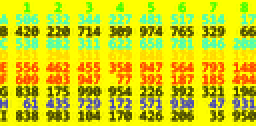
%> input picture trabalho2/ex2/codeCard1.png, 128 x 63 px, shrunk from 363 x 178 before the run (shown 2 times larger)
$ octave --eval "run_distinct_colors;"   (GNU Octave 9; MATLAB toolbox functions it lacks are replaced by stand-ins)
%> lines starting %> are read from the running program, lines starting %| are printed output that depends on the picture; in (x1, y1, x2, y2) boxes, pixels count from 0 and x2, y2 are one past the last pixel; in counts of white or black regions, pixels touching at a corner belong together; the program's own positions count from 1
### trabalho2/ex2/rgb2safeOrSafestColor.m
%
% ISEL - Instituto Superior de Engenharia de Lisboa.
%
% LEIC - Licenciatura em Engenharia Informatica e de Computadores.
% MEIC - Mestrado em Engenharia Informatica e de Computadores.
%
% PIB - Processamento de Imagem e Biometria.
%
% converte uma imagem RGB na sua vers鉶 web safe color ou web
% safest color, mediante um par鈓etro de entrada safe

function distinct_colors = rgb2safeOrSafestColor(safe, filename, outfilename)
%> called with safe = 0, filename = 'codeCard1.png', outfilename = 'codeCard1_safest.png'

    distinct_colors_matrix = [];
    J = imread(filename);
%> J is the input picture: size 63x128x3 uint8; mean R, G, B 209.1, 209.9, 22.2
    I = J;
    [M,N] = size(I);
%> M = 63; N = 384
    % Obter as componentes R, G, e B
    R = I(:,:,1);
    G = I(:,:,2);
    B = I(:,:,3);

    if(safe==1) %   web safe color
        % Os valores das componentes das 'safe colors'.
        safe_values = 0 : 51 : 255;
        % percorrer cada componente
        for c = 1:1:M
            for r = 1:1:N/3
                % pixel a processar
                red_pixel_value = R(c,r);
                green_pixel_value = G(c,r);
                blue_pixel_value = B(c,r);

                new_pixel_value = [safe_color_pixel(red_pixel_value, safe_values) safe_color_pixel(green_pixel_value, safe_values) safe_color_pixel(blue_pixel_value, safe_values)];
                R(c,r)=new_pixel_value(1);
                G(c,r)=new_pixel_value(2);
                B(c,r)=new_pixel_value(3);
                distinct_colors_matrix = [distinct_colors_matrix; 10*new_pixel_value(1)+20*new_pixel_value(2)+30*new_pixel_value(3)];
            end
        end
    else %   web safest color
        safe_values = [
            0 0 0;
            0 0 3;
            0 0 255;
            0 255 0;
            0 255 102;
            0 255 204;
            0 255 255;
            51 255 51;
            51 255 102;
            51 255 204;
            51 255 255;
            102 255 0;
            102 255 51;
            102 255 255;
            204 255 102;
            255 0 0;
            255 0 51;
            255 0 255;
            255 255 0;
            255 255 51;
            255 255 102;
            255 255 255];
        for c = 1:1:M
            for r = 1:1:N/3
                % pixel a processar
                red_pixel_value = R(c,r);
                green_pixel_value = G(c,r);
                blue_pixel_value = B(c,r);

                new_pixel_value = safest_color_pixel(red_pixel_value, green_pixel_value, blue_pixel_value, safe_values);
                R(c,r)=new_pixel_value(1);
                G(c,r)=new_pixel_value(2);
                B(c,r)=new_pixel_value(3);
                distinct_colors_matrix = [distinct_colors_matrix; 10*new_pixel_value(1)+20*new_pixel_value(2)+30*new_pixel_value(3)];
            end
        end
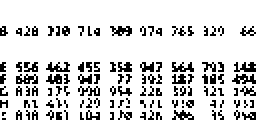
%> G: size 63x128 uint8 (shown 2 times larger); 84.2% white; black in thin lines or dots, all inside (x1, y1, x2, y2) = (0, 13, 128, 60)
%> after the loop, distinct_colors_matrix = 8064 values, max 11730 at index 906, min 0 at index 1666, mean 7019.7
    end
    I(:,:,1)=R;
    I(:,:,2)=G;
    I(:,:,3)=B;
    figure();
    subplot(211); imshow(J);  title(' Imagem original '); impixelinfo;
    subplot(212); imshow(I); title(' Imagem transformada '); impixelinfo;
    % transformar o RGB num valor unico
    distinct_colors_matrix = unique(distinct_colors_matrix);
%> distinct_colors_matrix = [0; 90; 2550; 6120; 7650; 8670; 9180; 10200; 11730]
   [distinct_colors,n] = size(distinct_colors_matrix);
%> distinct_colors = 9; n = 1
    imwrite(uint8(I), outfilename);
end

% [32 lines left out: functions safest_color_pixel, safe_color_pixel, not called in this run]

### trabalho2/ex2/run_distinct_colors.m
%
% ISEL - Instituto Superior de Engenharia de Lisboa.
%
% LEIC - Licenciatura em Engenharia Informatica e de Computadores.
% MEIC - Mestrado em Engenharia Informatica e de Computadores.
%
% PIB - Processamento de Imagem e Biometria.
% correr a fun玢o rgb2safeOrSafestColor.m sobre duas imagens
% produzidas pela fun玢o/m閠odo codeCardGenerator, do exerc韈io 4
% do primeiro trabalho pr醫ico.

function run_distinct_colors()
    close all;
    clc;

    filename = 'codeCard1.png';
    safe=0;
    distinct_safest_colors = rgb2safeOrSafestColor(safe, filename, 'codeCard1_safest.png');
%> distinct_safest_colors = 9
    disp(strcat({'safest colors of: '},filename,{' are: '},num2str(distinct_safest_colors)));
%| {
%|   [1,1] = safest colors of: codeCard1.png are: 9
%| }
    safe=1;
    distinct_safe_colors = rgb2safeOrSafestColor(safe, filename, 'codeCard1_safe.png');
%> call 2 of rgb2safeOrSafestColor, with safe = 1, filename = 'codeCard1.png', outfilename = 'codeCard1_safe.png'
%> after the loop in rgb2safeOrSafestColor (call 2), `for c = 1:1:M`:
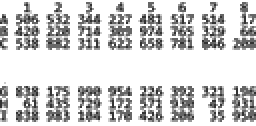
%> R: size 63x128 uint8 (shown 2 times larger); min 51, max 255, mean 210.2
%> after the loop in rgb2safeOrSafestColor (call 2), `for c = 1:1:M`: distinct_colors_matrix = 8064 values, max 12240 at index 1239, min 1530 at index 1802, mean 6955.4
%> in rgb2safeOrSafestColor (call 2), `distinct_colors_matrix = unique(distinct_colors_matrix);`: distinct_colors_matrix = 22 values from 1530 to 12240
%> in rgb2safeOrSafestColor (call 2), `[distinct_colors,n] = size(distinct_colors_matrix);`: distinct_colors = 22
%> distinct_safe_colors = 22
    disp(strcat({'safe colors of: '},filename,{' are: '},num2str(distinct_safe_colors)));
%| {
%|   [1,1] = safe colors of: codeCard1.png are: 22
%| }

    filename = 'codeCard2.png';
    safe=0;
    distinct_safest_colors = rgb2safeOrSafestColor(safe, filename, 'codeCard2_safest.png');
%> call 3 of rgb2safeOrSafestColor, with safe = 0, filename = 'codeCard2.png', outfilename = 'codeCard2_safest.png'
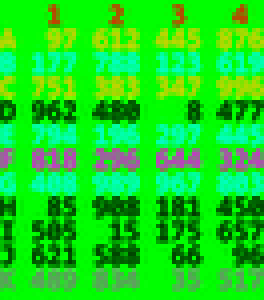
%> input picture trabalho2/ex2/codeCard2.png, 66 x 75 px, shrunk from 187 x 212 before the run (shown 4 times larger)
%> in rgb2safeOrSafestColor, J is the input picture: size 75x66x3 uint8; mean R, G, B 24, 217.7, 29.6
%> after the loop in rgb2safeOrSafestColor (call 3), `for c = 1:1:M`:
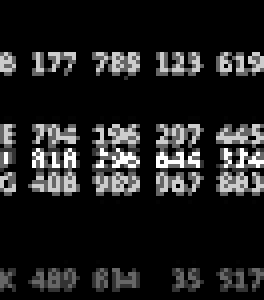
%> B: size 75x66 uint8 (shown 4 times larger); min 0, max 255, mean 30.9
%> after the loop in rgb2safeOrSafestColor (call 3), `for c = 1:1:M`:
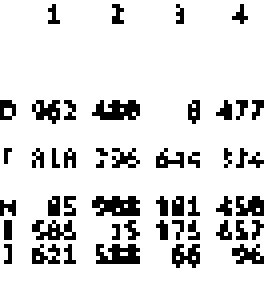
%> G: size 75x66 uint8 (shown 4 times larger); 86.8% white; black in thin lines or dots, all inside (x1, y1, x2, y2) = (0, 1, 66, 67)
%> after the loop in rgb2safeOrSafestColor (call 3), `for c = 1:1:M`:
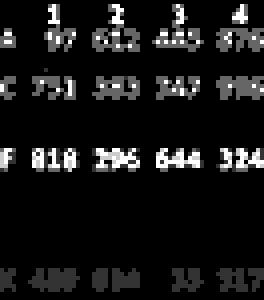
%> R: size 75x66 uint8 (shown 4 times larger); min 0, max 255, mean 23.3
%> after the loop in rgb2safeOrSafestColor (call 3), `for c = 1:1:M`: distinct_colors_matrix = 4950 values, max 11220 at index 860, min 0 at index 1651, mean 5589.8
%> in rgb2safeOrSafestColor (call 3), `I(:,:,3)=B;`:
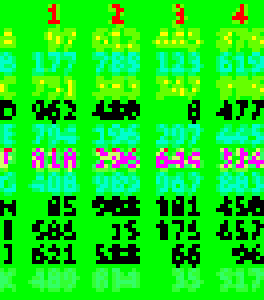
%> I: size 75x66x3 uint8 (shown 4 times larger); mean R, G, B 23.3, 221.4, 30.9
%> in rgb2safeOrSafestColor (call 3), `distinct_colors_matrix = unique(distinct_colors_matrix);`: distinct_colors_matrix = [0; 90; 2550; 4080; 5100; 6120; 7140; 7650; 8160; 8670; 10200; 11220]
%> in rgb2safeOrSafestColor (call 3), `[distinct_colors,n] = size(distinct_colors_matrix);`: distinct_colors = 12
%> distinct_safest_colors = 12
    disp(strcat({'safest colors of: '},filename,{' are: '},num2str(distinct_safest_colors)));
%| {
%|   [1,1] = safest colors of: codeCard2.png are: 12
%| }
    safe=1;
    distinct_safe_colors = rgb2safeOrSafestColor(safe, filename, 'codeCard2_safe.png');
    disp(strcat({'safe colors of: '},filename,{' are: '},num2str(distinct_safe_colors)));
end
%> (the run ends here)
